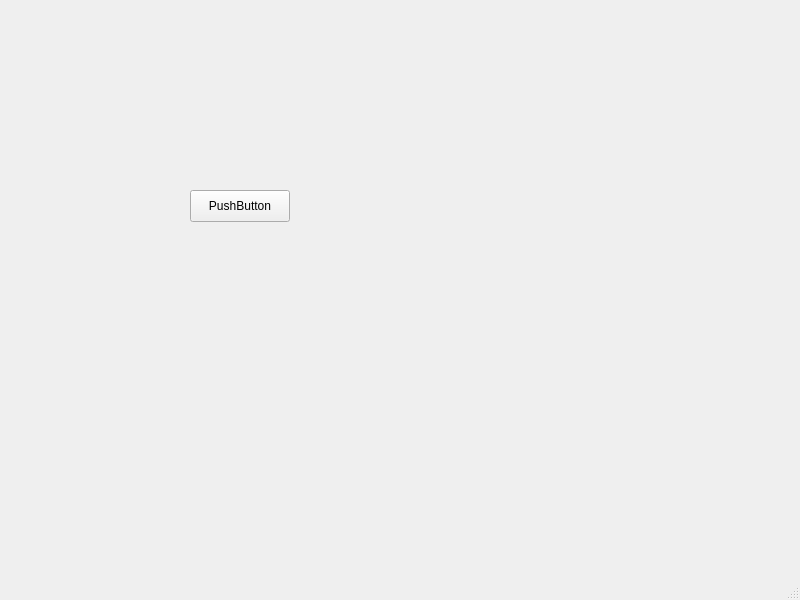
<?xml version="1.0" encoding="UTF-8"?>
<ui version="4.0">
 <class>MainWindow</class>
 <widget class="QMainWindow" name="MainWindow">
  <property name="geometry">
   <rect>
    <x>0</x>
    <y>0</y>
    <width>800</width>
    <height>600</height>
   </rect>
  </property>
  <property name="sizePolicy">
   <sizepolicy hsizetype="Expanding" vsizetype="Expanding">
    <horstretch>0</horstretch>
    <verstretch>0</verstretch>
   </sizepolicy>
  </property>
  <property name="windowTitle">
   <string>MainWindow</string>
  </property>
  <widget class="QWidget" name="centralwidget">
   <widget class="QPushButton" name="pushButton">
    <property name="geometry">
     <rect>
      <x>190</x>
      <y>190</y>
      <width>100</width>
      <height>32</height>
     </rect>
    </property>
    <property name="sizePolicy">
     <sizepolicy hsizetype="Expanding" vsizetype="Expanding">
      <horstretch>123</horstretch>
      <verstretch>0</verstretch>
     </sizepolicy>
    </property>
    <property name="text">
     <string>PushButton</string>
    </property>
   </widget>
  </widget>
  <widget class="QMenuBar" name="menubar">
   <property name="geometry">
    <rect>
     <x>0</x>
     <y>0</y>
     <width>800</width>
     <height>24</height>
    </rect>
   </property>
  </widget>
  <widget class="QStatusBar" name="statusbar"/>
 </widget>
 <resources/>
 <connections/>
</ui>
